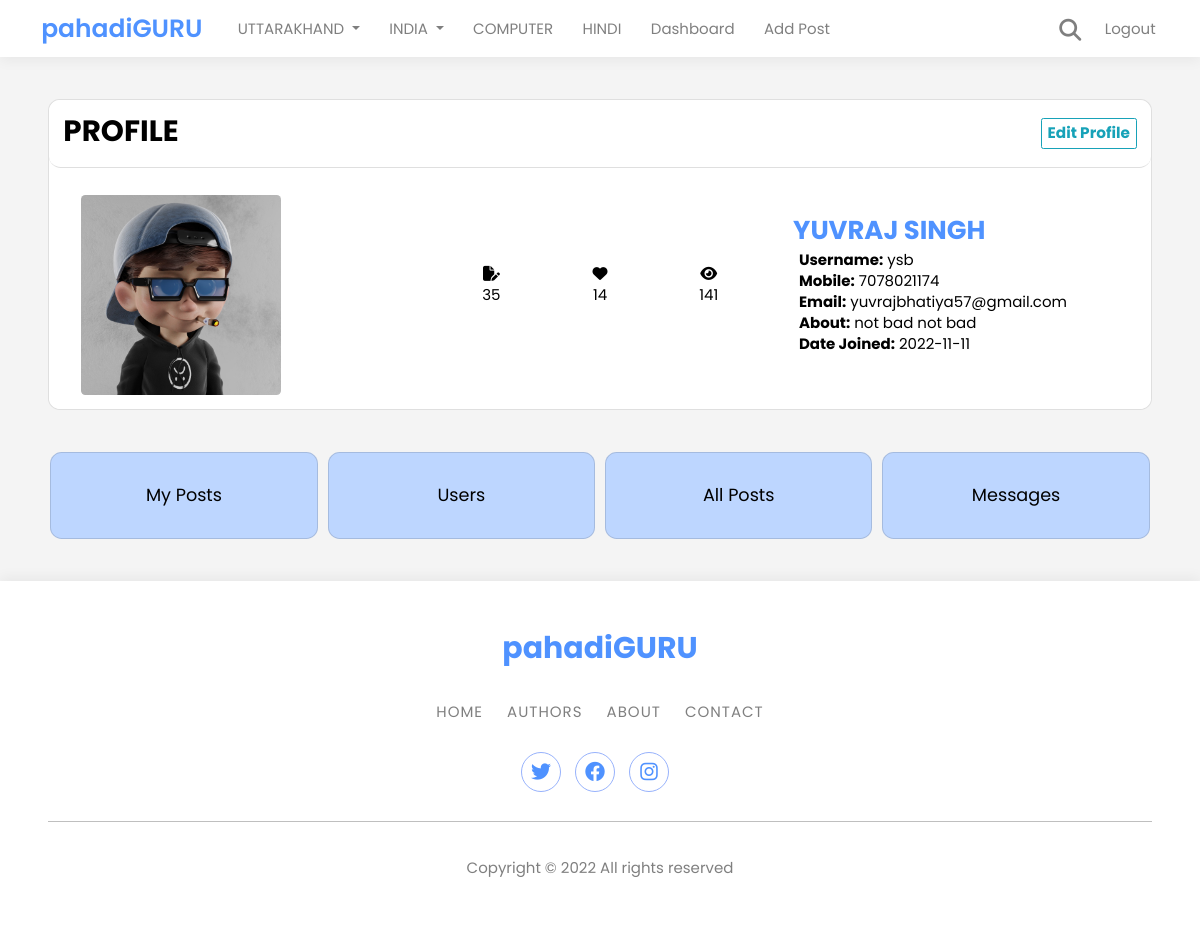
/dashboard (signed in), run on the app's committed database.
### app.py (models this page shows)
class Users(db.Model, UserMixin):
    id = db.Column(db.Integer, primary_key=True)
    username = db.Column(db.String(20), unique=True, nullable=False)
    name = db.Column(db.String(50), nullable=False)
    email = db.Column(db.String(150), nullable=False)
    phone = db.Column(db.String(50), nullable=False)
    date_added = db.Column(db.Date, default=date.today)
    about_author = db.Column(db.String(500), nullable=False)
    security_question = db.Column(db.String(50), nullable=False)
    security_answer = db.Column(db.String(50), nullable=False)
    password_hash = db.Column(db.String(128))
    role = db.Column(db.String(10), default='User')
    posts = db.relationship('Posts', backref='poster')
    likes=db.relationship('Likes',backref='user',passive_deletes=True)
    profile_pic=db.Column(db.String(), nullable=True)

### app.py (the view)
@app.route('/dashboard', methods=['GET', 'POST'])
@login_required
def dashboard():
    post = Posts.query.filter_by(poster_id=current_user.id).all()
    total_posts=Posts.query.filter_by(poster_id=current_user.id).count()
    total_views = 0
    for p in post:
        for v in p.views:
            total_views += v.view_count
    total_likes = 0
    for p in post:
        for l in p.likes:
            total_likes += 1
    return render_template('dashboard.html',post=post,total_posts=total_posts,total_views=total_views,total_likes=total_likes)

### app.py (called while the page is built)
@login_manager.user_loader
def load_user(user_id):
    return Users.query.get(int(user_id))

### templates/dashboard.html (shortened to what this page needs)
{% extends 'base2.html' %}
{% block content %}
<br>
<br>
<div class="card rounded-4">
    <div class="card-header rounded-4" style="display: flex; justify-content: space-between; align-items: center;">
        <div>
        <h1 class="text-uppercase font-weight-bold text-center">Profile</h1>
        </div>
        <div>
        <a href="{{url_for('edit_profile',id=current_user.id)}}" class="btn btn-outline-info btn-sm font-weight-bold" style="font-size: 1.3rem;">Edit Profile</a>
        </div>
    </div>
    <div class="card-body rounded-4">
        <p class="card-text">
        <div class="container">
            <div class="row">
                <div class="col rounded-4">
                    {% if current_user.profile_pic %}
                    <img src="{{url_for('static', filename='images/profile_pic/'+ current_user.profile_pic)}}"
                         class="rounded-2" style=" width: 200px; height: 200px;">
                    {% else %}
                    <img src="{{url_for('static', filename='images/profile_pic/user.jpg')}}" class="rounded-2" width="200" style=" min-width: 12rem;">
                    {% endif %}
                </div>
                <div class="col">
                    {% if current_user.is_authenticated and (current_user.role=='Author' or current_user.role=='Admin') %}
                                <div class="row text-center" style="margin: auto; margin-top: 21%;">
                                    <div class="col">
                                        <i class="fa-solid fa-file-pen"></i>
                                        <p>{{total_posts}}</p>
                                    </div>
                                    <div class="col">
                                        <i class="fa-solid fa-heart"></i>
                                        <p>{{total_likes}}</p>
                                    </div>
                                    <div class="col">
                                        <i class="fa-solid fa-eye"></i>
                                        <p>{{total_views}}</p>
                                    </div>
                                </div>
                        {% endif %}
                </div>
                <div class="col mt-4"  style="min-width: 14.125rem;" >
                    <strong style="font-size: 2.2rem; color: #4f92ff;">{{current_user.name | upper}}</strong>
                    <br>
                    <strong class="ml-2">Username:</strong>
                    {{current_user.username}}<br>
                    <strong class="ml-2">Mobile:</strong>
                    {{current_user.phone}}<br>
                    <strong class="ml-2">Email:</strong>
                    {{current_user.email}}<br>
                    <strong class="ml-2">About:</strong>
                    {{current_user.about_author}}<br>
                    <strong class="ml-2">Date Joined:</strong>
                    {{current_user.date_added}}<br>
                    </p>
                </div>
            </div>
        </div>
<br>
<br>
    <div class="container">
        <div class="row">
            {% if current_user.is_authenticated and (current_user.role=='Author' or current_user.role=='Admin') %}
            <div class=" card col rounded-4" style="max-width: 25%; font-size: 1.5rem; background-color: #bdd6ff;  text-align: center; padding: 30px 0; ">
                <a style="color: black;" href="{{url_for('your_posts',id=current_user.id)}}">My Posts</a>
            </div>
            {% endif %}
            {% if current_user.is_authenticated and (current_user.role=='Admin') %}
            <div class="card col rounded-4" style="max-width: 25%; font-size: 1.5rem; background-color: #bdd6ff;  text-align: center; padding: 30px 0; margin-left: 10px;">
                <a style="color: black;" href="{{url_for('admin_all_users')}}">Users</a>
            </div>
            <div class="card col rounded-4" style="max-width: 25%; font-size: 1.5rem; background-color: #bdd6ff;  text-align: center; padding: 30px 0; margin-left: 10px; ">
                <a style="color: black;" href="{{url_for('admin_all_posts')}}">All Posts</a>
            </div>
            <div class="card col rounded-4" style="max-width: 25%; font-size: 1.5rem; background-color: #bdd6ff;  text-align: center; padding: 30px 0; margin-left: 10px; ">
                <a style="color: black;" href="{{url_for('admin_messages')}}">Messages</a>
            </div>
            {% endif %}
        </div>
    </div>
<br>
<br>
{% endblock %}

### static/css/navbar2.css (style rules this page uses)
:root { --bs-blue: #0d6efd; --bs-indigo: #6610f2; --bs-purple: #6f42c1; --bs-pink: #d9368b; --bs-red: #dc3545; --bs-orange: #f58324; --bs-yellow: #ffd133; --bs-green: #016369; --bs-teal: #147f8d; --bs-cyan: #0dcaf0; --bs-black: #000; --bs-white: #fff; --bs-gray: #6c757d; --bs-gray-dark: #343a40; --bs-gray-100: #f8f9fa; --bs-gray-200: #e9ecef; --bs-gray-300: #dee2e6; --bs-gray-400: #ced4da; --bs-gray-500: #adb5bd; --bs-gray-600: #6c757d; --bs-gray-700: #495057; --bs-gray-800: #343a40; --bs-gray-900: #212529; --bs-primary: #66a1ff; --bs-secondary: #6c757d; --bs-success: #016369; --bs-info: #59b2b8; --bs-warning: #f58324; --bs-danger: #dc3545; --bs-light: #f8f9fa; --bs-dark: #212529; --bs-primary-rgb: 217,54,139; --bs-secondary-rgb: 108,117,125; --bs-success-rgb: 1,99,105; --bs-info-rgb: 89,178,184; --bs-warning-rgb: 245,131,36; --bs-danger-rgb: 220,53,69; --bs-light-rgb: 248,249,250; --bs-dark-rgb: 33,37,41; --bs-white-rgb: 255,255,255; --bs-black-rgb: 0,0,0; --bs-body-color-rgb: 0,0,0; --bs-body-bg-rgb: 255,255,255; --bs-gradient: linear-gradient(180deg,hsla(0,0%,100%,.15),hsla(0,0%,100%,0)); --bs-root-font-size: 73.5%; --bs-body-font-family: var(--bs-font-sans-serif); --bs-body-font-size: 1.6rem; --bs-body-font-weight: 400; --bs-body-line-height: 1.4; --bs-body-color: #000; --bs-body-bg: #fff; --bs-border-width: 1px; --bs-border-style: solid; --bs-border-color: #dee2e6; --bs-border-color-translucent: rgba(0,0,0,.175); --bs-border-radius: 0.375rem; --bs-border-radius-sm: 0.25rem; --bs-border-radius-lg: 0.5rem; --bs-border-radius-xl: 1rem; --bs-border-radius-2xl: 2rem; --bs-border-radius-pill: 50rem; --bs-link-color: #66a1ff; --bs-link-hover-color: #66a1ff; --bs-code-color: #66a1ff; --bs-highlight-bg: #fff6d6; font-size: var(--bs-root-font-size); }
body { margin: 0; line-height: var(--bs-body-line-height); color: var(--bs-body-color); text-align: var(--bs-body-text-align); -webkit-text-size-adjust: 100%; -webkit-tap-highlight-color: rgba(0,0,0,0) }
.container,.container-fluid,.container-lg,.container-md,.container-sm,.container-xl,.container-xxl { width: 100%; padding-right: var(--bs-gutter-x, 0.75rem); padding-left: var(--bs-gutter-x, 0.75rem); margin-right: auto; margin-left: auto; }

### data on the page
Users: profile_pic (picture), name "YUVRAJ SINGH", username "ysb", phone "7078021174", email "yuvrajbhatiya57@gmail.com", about_author "not bad not bad", date_added "2022-11-11"

### other printed values
{{ total_posts }} "35"
{{ total_likes }} "14"
{{ total_views }} "141"
